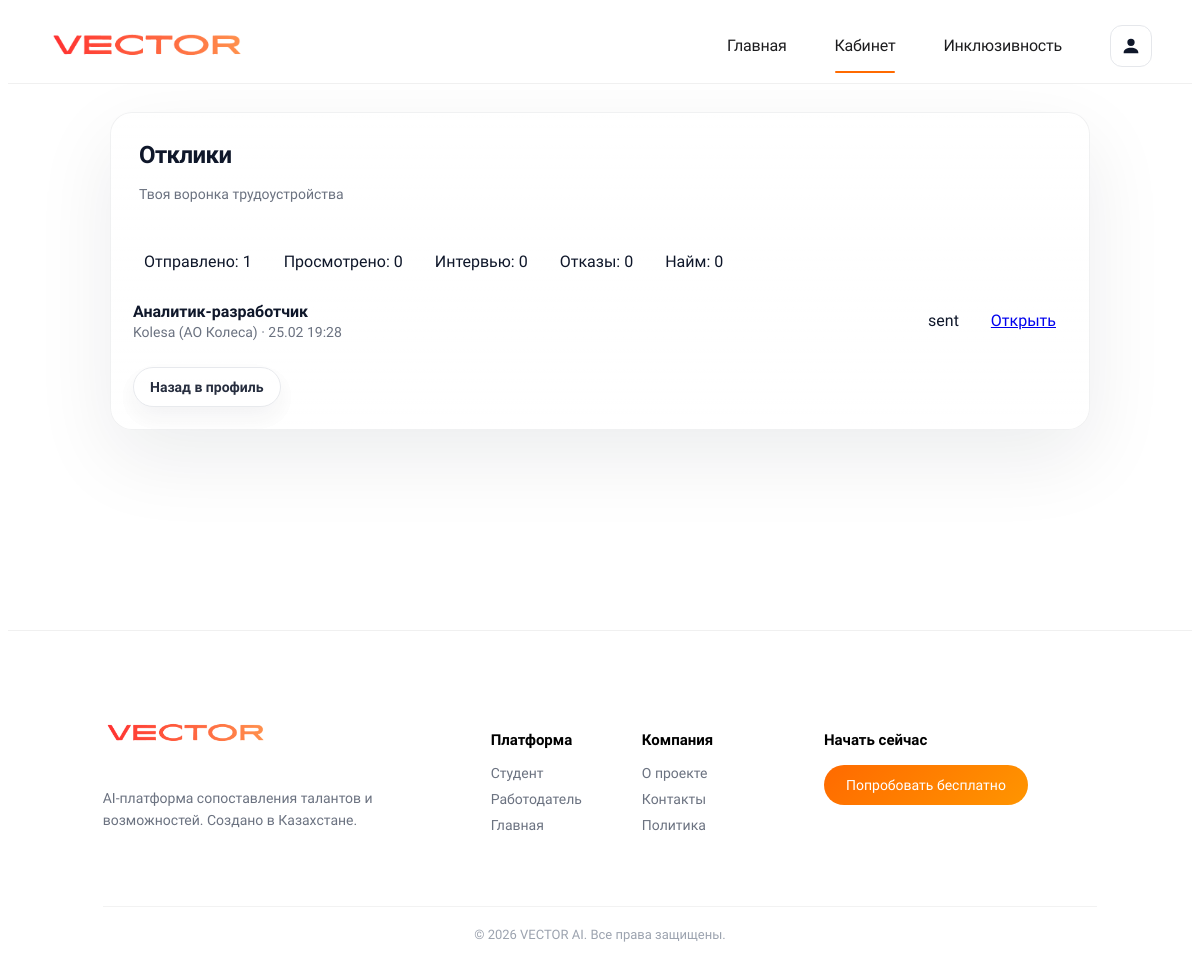
The page /student/applications (signed in) on the database its author committed.
### app.py (models this page shows)
class VacancyApplication(db.Model):
    id = db.Column(db.Integer, primary_key=True)
    student_id = db.Column(db.Integer, db.ForeignKey("student.id"), nullable=False, index=True)
    hh_id = db.Column(db.String(30), nullable=False)   # id вакансии на HH
    hh_url = db.Column(db.Text, nullable=False)
    vacancy_name = db.Column(db.String(255), default="")
    employer_name = db.Column(db.String(255), default="")
    status = db.Column(db.String(30), default="sent")  # sent/viewed/interview/rejected/hired
    created_at = db.Column(db.DateTime, default=datetime.utcnow)
    __table_args__ = (
        db.UniqueConstraint("student_id", "hh_id", name="uq_student_hh_vacancy"),
    )

### app.py (the view)
@app.get("/student/applications")
def student_applications():
    guard = require_role("student")
    if guard:
        return guard
    st = Student.query.filter_by(user_id=current_user.id).first()
    rows = VacancyApplication.query.filter_by(student_id=st.id).order_by(VacancyApplication.id.desc()).all()
    stats = {"sent": 0, "viewed": 0, "interview": 0, "rejected": 0, "hired": 0}
    for r in rows:
        if r.status in stats:
            stats[r.status] += 1
    return render_template("student/applications.html", rows=rows, stats=stats)

### app.py (called while the page is built)
@login_manager.user_loader
def load_user(user_id):
    try:
        return User.query.get(int(user_id))
    except Exception:
        return None

@app.after_request
def add_security_headers(resp):
    resp.headers["X-Content-Type-Options"] = "nosniff"
    resp.headers["X-Frame-Options"] = "DENY"
    resp.headers["Referrer-Policy"] = "strict-origin-when-cross-origin"
    return resp

def require_role(role: str):
    if not current_user.is_authenticated:
        return redirect(url_for("login"))
    if getattr(current_user, "role", None) != role:
        abort(403)
    return None

### templates/student/applications.html (shortened to what this page needs)
{% extends "base.html" %}
{% block content %}
<section class="st-wrap">
  <div class="st-card">
    <div class="st-head">
      <h2>Отклики</h2>
      <p class="muted">Твоя воронка трудоустройства</p>
    </div>
    <div class="chips" style="margin-top:10px;">
      <span class="chip">Отправлено: {{ stats.sent }}</span>
      <span class="chip">Просмотрено: {{ stats.viewed }}</span>
      <span class="chip">Интервью: {{ stats.interview }}</span>
      <span class="chip">Отказы: {{ stats.rejected }}</span>
      <span class="chip">Найм: {{ stats.hired }}</span>
    </div>
    <div class="st-box" style="margin-top:12px;">
      {% for r in rows %}
        <div style="display:flex;justify-content:space-between;gap:10px;flex-wrap:wrap;padding:10px 0;border-bottom:1px solid rgba(255,255,255,.06);">
          <div>
            <b>{{ r.vacancy_name or "Вакансия" }}</b>
            <div class="muted">{{ r.employer_name }} · {{ r.created_at.strftime("%d.%m %H:%M") }}</div>
          </div>
          <div class="chips">
            <span class="chip">{{ r.status }}</span>
            <a class="chip" href="{{ r.hh_url }}" target="_blank">Открыть</a>
          </div>
        </div>
      {% else %}
        <div class="muted">Пока нет откликов.</div>
      {% endfor %}
    </div>
    <div style="margin-top:12px;">
      <a class="btn ghost" href="/student/profile">Назад в профиль</a>
    </div>
  </div>
</section>
{% endblock %}

### templates/base.html (shortened to what this page needs)
<!DOCTYPE html>
<html lang="ru">
<head>
    <link rel="stylesheet" href="{{ url_for('static', filename='style.css') }}">
</head>
<body>
<header class="header">
    <div class="header-inner">
        <div class="logo">
            <img src="{{ url_for('static', filename='images/logo.png') }}" alt="VECTOR AI">
        </div>
          <nav class="nav" id="nav">
  <a href="/" class="nav-link">Главная</a>
  {% if not current_user.is_authenticated %}
    <a href="/student" class="nav-link">Студент</a>
    <a href="/student/site2" class="nav-link">Инклюзивность</a>
    <a href="/employer" class="nav-link">Работодатель</a>
    <a href="/login" class="nav-link login no-indicator">Войти</a>
  {% else %}
    {% if current_user.role == 'student' %}
      <a href="/student" class="nav-link">Кабинет</a>
      <a href="/student/site2" class="nav-link">Инклюзивность</a>
      <div class="nav-profile">
        <button type="button" class="nav-profile-btn no-indicator" id="profileBtn"
                aria-haspopup="true" aria-expanded="false" aria-controls="profileMenu"
                title="Профиль">
          <svg class="nav-profile-ico" viewBox="0 0 24 24" aria-hidden="true">
            <path d="M12 12a4 4 0 1 0-4-4 4 4 0 0 0 4 4Zm0 2c-4.42 0-8 2.24-8 5v1h16v-1c0-2.76-3.58-5-8-5Z"/>
          </svg>
        </button>
      </div>
    {% elif current_user.role == 'employer' %}
      <a href="/employer" class="nav-link">Кабинет</a>
      <a href="/student/site2" class="nav-link">Инклюзивность</a>
      <a href="/logout" class="nav-link login no-indicator">Выйти</a>
    {% endif %}
  {% endif %}
  <span class="nav-indicator" id="nav-indicator"></span>
</nav>
    </div>
</header>
<main class="container mt-4">
    {% block content %}
    {% endblock %}
</main>
<footer class="footer">
    <div class="footer-container">
        <div class="footer-brand">
            <img src="{{ url_for('static', filename='images/logo.png') }}" alt="VECTOR AI">
            <p>
                AI-платформа сопоставления талантов и возможностей.
                Создано в Казахстане.
            </p>
        </div>
        <div class="footer-links">
            <div class="footer-column">
                <h4>Платформа</h4>
                <a href="/student">Студент</a>
                <a href="/employer">Работодатель</a>
                <a href="/">Главная</a>
            </div>
            <div class="footer-column">
                <h4>Компания</h4>
                <a href="#">О проекте</a>
                <a href="#">Контакты</a>
                <a href="#">Политика</a>
            </div>
        </div>
        <div class="footer-cta">
            <h4>Начать сейчас</h4>
            <a href="/student" class="footer-btn">Попробовать бесплатно</a>
        </div>
    </div>
    <div class="footer-bottom">
        © 2026 VECTOR AI. Все права защищены.
    </div>
</footer>
</body>
</html>

### rows shown on the page
VacancyApplication: vacancy_name "Аналитик-разработчик", employer_name "Kolesa (АО Колеса)", created_at "25.02 19:28", status "sent"

### other values the page prints
{{ stats.sent }} "1"
{{ stats.viewed }} "0"
{{ stats.interview }} "0"
{{ stats.rejected }} "0"
{{ stats.hired }} "0"
